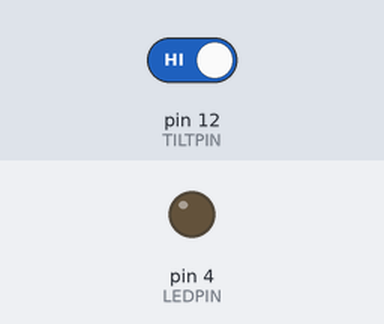
Simulated run of this sketch. Board: Arduino Uno, built with avr-gcc and run on an emulated ATmega328P. Parts: output pins drawn as LEDs (lit = HIGH). The inputs (shaded band) are chosen by the test bench; at power-on: pin 12 (TILTPIN) HIGH.

Above: at 1.2 s.
1.3 s: pin 12 (TILTPIN) driven LOW
At 2.0 s:
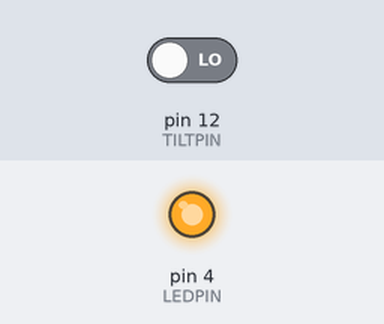
2.8 s: pin 12 (TILTPIN) driven HIGH
At 3.1 s:
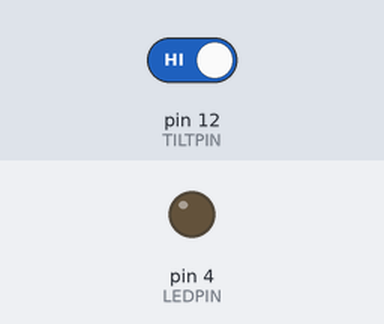
Timing chart, 0 to 5.8 s (numbered marks = the images above; inputs shaded):
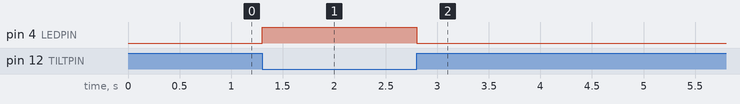

Measured:
- after the input at 1.3 s, pin 4 (LEDPIN): LOW → HIGH at once
- after the input at 2.8 s, pin 4 (LEDPIN): HIGH → LOW at once

The sketch:

BasicTilt.ino
```cpp
const int TILTPIN = 12;
const int LEDPIN = 4;

void setup() {
  pinMode(TILTPIN,INPUT_PULLUP);
  pinMode(LEDPIN,OUTPUT);
}

void loop() {
  if(digitalRead(TILTPIN)){
    digitalWrite(LEDPIN,LOW);
  }
  else{
    digitalWrite(LEDPIN,HIGH);
  }
}
```
